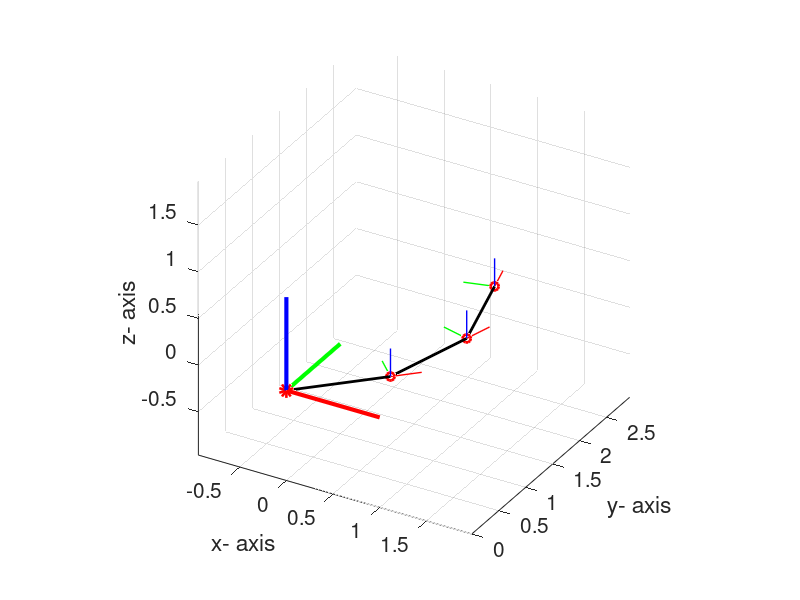

MATLAB code for this plot:
% This code is programmed by Sung Yul Shin (syshin0228@utexas.edu) for Robotics Modeling and Control course by Dr. James Sulzer from University of Texas at Austin 
clc
clear all
close all

% Forward Kinematics using Homogeneous Transformation of 3 Link Planar Manipulator
deg2rad = pi/180;
rad2deg = 180/pi;

% Camera View (https://www.mathworks.com/help/matlab/ref/view.html)
az = 30;    % azimuth
el = 30;    % elevation

% Origin
origin = [0 0 0]'
x_axis = [1 0 0]'
y_axis = [0 1 0]'
z_axis = [0 0 1]'

% Joint angle input
theta = 45 * deg2rad
phi = 30 * deg2rad
psi = 30 * deg2rad

% Forward kinematics using Homogeneous transformation
R01 = [cos(theta) -sin(theta) 0; sin(theta) cos(theta) 0; 0 0 1];
d01 = R01*[1 0 0]'

R12 = [cos(phi) -sin(phi) 0; sin(phi) cos(phi) 0; 0 0 1];
d12 = R12*[1 0 0]'

R23 = [cos(psi) -sin(psi) 0; sin(psi) cos(psi) 0; 0 0 1];
d23 = R23*[1 0 0]'

T01 = [R01 d01; 0 0 0 1]
T12 = [R12 d12; 0 0 0 1]
T23 = [R23 d23; 0 0 0 1]

T02 = T01*T12
T03 = T02*T23

% Position and axis infomation
axis_scale = 0.3    % Scale axis
P1 = T01(1:3,4)
P1_x = P1 + axis_scale * T01(1:3,1) 
P1_y = P1 + axis_scale * T01(1:3,2) 
P1_z = P1 + axis_scale * T01(1:3,3) 

P2 = T02(1:3,4)
P2_x = P2 + axis_scale * T02(1:3,1) 
P2_y = P2 + axis_scale * T02(1:3,2) 
P2_z = P2 + axis_scale * T02(1:3,3)

P3 = T03(1:3,4)
P3_x = P3 + axis_scale * T03(1:3,1) 
P3_y = P3 + axis_scale * T03(1:3,2)
P3_z = P3 + axis_scale * T03(1:3,3)


figure(1)
% Draw global coordinate
plot3(origin(1),origin(2),origin(3),'ro','linewidth',5)
hold on
line([origin(1) x_axis(1)],[origin(2) x_axis(2)],[origin(3) x_axis(3)], 'color', 'r', 'linewidth', 3)
line([origin(1) y_axis(1)],[origin(2) y_axis(2)],[origin(3) y_axis(3)], 'color','g', 'linewidth', 3)
line([origin(1) z_axis(1)],[origin(2) z_axis(2)],[origin(3) z_axis(3)], 'color','b', 'linewidth', 3)

plot3(P1(1),P1(2),P1(3),'ro','linewidth',2)
line([origin(1) P1(1)],[origin(2) P1(2)],[origin(3) P1(3)], 'color', 'k', 'linewidth', 2)
line([P1(1) P1_x(1)],[P1(2) P1_x(2)],[P1(3) P1_x(3)], 'color', 'r', 'linewidth', 1)
line([P1(1) P1_y(1)],[P1(2) P1_y(2)],[P1(3) P1_y(3)], 'color','g', 'linewidth', 1)
line([P1(1) P1_z(1)],[P1(2) P1_z(2)],[P1(3) P1_z(3)], 'color','b', 'linewidth', 1)

plot3(P2(1),P2(2),P2(3),'ro','linewidth',2)
line([P1(1) P2(1)],[P1(2) P2(2)],[P1(3) P2(3)], 'color', 'k', 'linewidth', 2)
line([P2(1) P2_x(1)],[P2(2) P2_x(2)],[P2(3) P2_x(3)], 'color', 'r', 'linewidth', 1)
line([P2(1) P2_y(1)],[P2(2) P2_y(2)],[P2(3) P2_y(3)], 'color','g', 'linewidth', 1)
line([P2(1) P2_z(1)],[P2(2) P2_z(2)],[P2(3) P2_z(3)], 'color','b', 'linewidth', 1)

plot3(P3(1),P3(2),P3(3),'ro','linewidth',2)
line([P2(1) P3(1)],[P2(2) P3(2)],[P2(3) P3(3)], 'color', 'k', 'linewidth', 2)
line([P3(1) P3_x(1)],[P3(2) P3_x(2)],[P3(3) P3_x(3)], 'color', 'r', 'linewidth', 1)
line([P3(1) P3_y(1)],[P3(2) P3_y(2)],[P3(3) P3_y(3)], 'color','g', 'linewidth', 1)
line([P3(1) P3_z(1)],[P3(2) P3_z(2)],[P3(3) P3_z(3)], 'color','b', 'linewidth', 1)
axis equal
grid on
view(az, el)
xlabel('x- axis')
ylabel('y- axis')
zlabel('z- axis')
set(gca,'fontsize',15)

